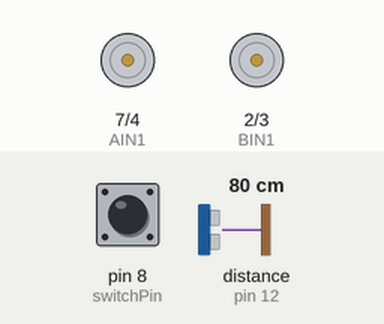
This sketch was run on a simulated Arduino Uno, built with avr-gcc and run on an emulated ATmega328P. On the bench: motor-driver pin pairs drawn as motors (green arrow = first pin HIGH = forward, orange = second pin HIGH = backward, longer = more drive, scaled by the enable pin). Wiring (inferred from the names in the program): ultrasonic range finder: trigger pin 11; echo pin 12. Inputs (shaded band) come from the test bench; at power-on: pin 8 (switchPin) HIGH, distance to the obstacle (sensor on pin 12) 80 cm. The echo pulse lasts 58.3 µs per cm.

Above: at 1.2 s.
1.3 s: pin 8 (switchPin) pulled LOW for 0.15 s
At 1.41 s:
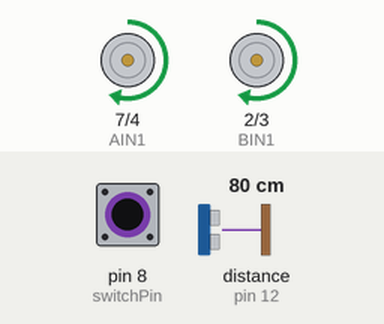
2.9 s: pin 8 (switchPin) pulled LOW for 3.2 s
At 6.4 s:
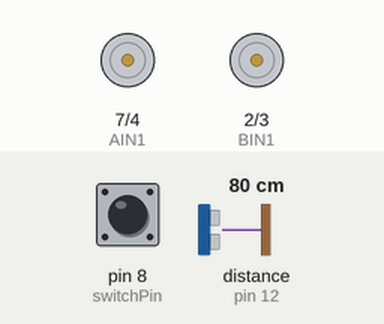
Timing chart, 0 to 7.9 s (numbered marks = the images above; inputs shaded):
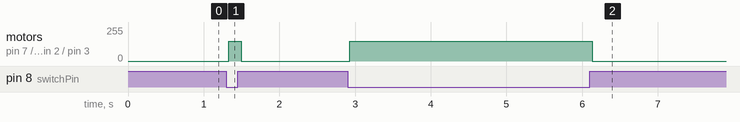

The sketch:

ultra_w_motors.ino
```cpp
const int trig = 11;
const int echo = 12;
float distance = 0;
const int AIN1 = 7;
const int AIN2 = 4;
const int BIN1 = 2;
const int BIN2 = 3;
const int PWMA = 6;
const int PWMB = 5;
int switchPin = 8;
int motorSpeed = 0;
void setup() {
  // put your setup code here, to run once:
Serial.begin(9600);
pinMode(echo, INPUT);
pinMode(trig, OUTPUT);
pinMode(switchPin, INPUT_PULLUP);
pinMode(AIN1, OUTPUT);
pinMode(AIN2, OUTPUT);
pinMode(PWMA, OUTPUT);
pinMode(BIN2, OUTPUT);
pinMode(BIN1, OUTPUT);
pinMode(PWMB, OUTPUT);
}

void loop() {
  // put your main code here, to run repeatedly:
int switchOn = digitalRead(switchPin);
distance = getDistance();
if (switchOn == LOW) {
  if (distance < 10) {
    rightMotor(0); //stop
    leftMotor(0);
    delay(500);
    rightMotor(-150);  //back up
    leftMotor(-150);
    delay(300);
    rightMotor(-150); //turn right
    leftMotor(150);
    delay(500);

  }
  else {
    rightMotor(150);
    leftMotor(150);
  }
}
else {
  rightMotor(0);
  leftMotor(0);
}
delay(50);
//Serial.println(String(distance) + "in");
//delay(100);

}
float getDistance(){
digitalWrite(trig, HIGH);
delayMicroseconds(10);
digitalWrite(trig,LOW);
float echoTime = pulseIn(echo, HIGH);
float calculateDistance = echoTime/148.0;
return calculateDistance;
}
 /* ******************** Right Motor ******************** */
void rightMotor(int motorSpeed) {
  if (motorSpeed > 0) {
    digitalWrite(AIN1, HIGH);
    digitalWrite(AIN2, LOW);
  }
  else if (motorSpeed < 0) {
    digitalWrite(AIN1, LOW);
    digitalWrite(AIN2, HIGH);
  }
  else {
    digitalWrite(AIN1, LOW);
    digitalWrite(AIN2, LOW);
  }
  analogWrite(PWMA, abs(motorSpeed));
}

/*------------------ Left Motor ------------------*/
void leftMotor(int motorSpeed) { // this drives the motor
  if (motorSpeed > 0) {           // if the motor is given a positive speed
    digitalWrite(BIN1, HIGH);     //pin 1 is high
    digitalWrite(BIN2, LOW);      // pin 2 is low
  }
  else if (motorSpeed < 0) {      //if the motor should drive backwards (negative speed)
    digitalWrite(BIN1, LOW);      //set pin 1 to low
    digitalWrite(BIN2, HIGH);     //set pin 2 to high
  }
  else {                          //if the motor should stop
    digitalWrite(BIN1, LOW);      //set pin 1 to low
    digitalWrite(BIN2, LOW);      //set pin 2 to low
  }
  analogWrite(PWMB, abs(motorSpeed)); //now that the motor direction is set, drive it at the entered speed
}
```

Measured:
- after the input at 1.3 s, motor on pin 7 (AIN1) / pin 4 (AIN2), motor on pin 2 (BIN1) / pin 3 (BIN2): stopped → forward 150/255 at once, → stopped 0.17 s later
- after the input at 2.9 s, motor on pin 7 (AIN1) / pin 4 (AIN2), motor on pin 2 (BIN1) / pin 3 (BIN2): stopped → forward 150/255 at once, → stopped 3.2 s later
